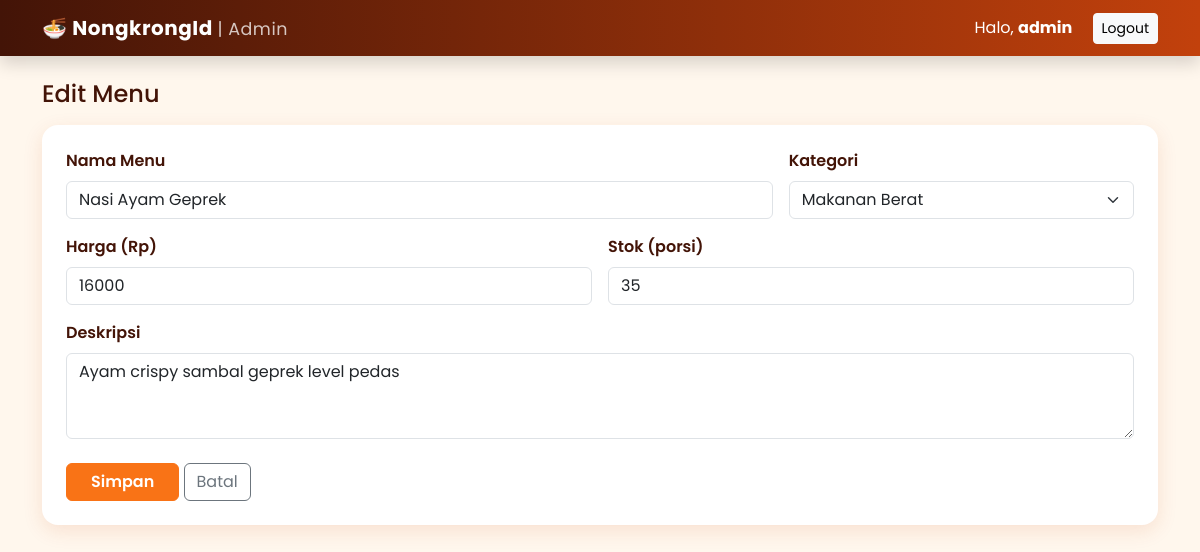
Screenshot of /edit.php?id=2 (signed in) with the database file from the repository.
### tables this page shows
CREATE TABLE IF NOT EXISTS products (
  id INT AUTO_INCREMENT PRIMARY KEY,
  name VARCHAR(150) NOT NULL,
  category VARCHAR(80) NOT NULL,
  price INT NOT NULL DEFAULT 0,
  stock INT NOT NULL DEFAULT 0,
  description TEXT,
  created_at TIMESTAMP DEFAULT CURRENT_TIMESTAMP
);

### config.php (called while the page is built, shortened)
<?php
function e($s) { return htmlspecialchars((string)$s, ENT_QUOTES, 'UTF-8'); }

### _form.php (the view)
<form method="post" class="card card-soft card-body p-4">
  <div class="row g-3">
    <div class="col-md-8"><label class="form-label fw-semibold">Nama Menu</label>
      <input name="name" class="form-control" required value="<?= e($p['name']) ?>" placeholder="contoh: Nasi Goreng Spesial"></div>
    <div class="col-md-4"><label class="form-label fw-semibold">Kategori</label>
      <select name="category" class="form-select" required>
        <?php foreach (['Makanan Berat','Mie & Bakso','Gorengan','Camilan','Minuman'] as $c): ?>
          <option <?= $p['category'] === $c ? 'selected' : '' ?>><?= e($c) ?></option>
        <?php endforeach; ?>
      </select></div>
    <div class="col-md-6"><label class="form-label fw-semibold">Harga (Rp)</label>
      <input type="number" min="0" name="price" class="form-control" required value="<?= e($p['price']) ?>"></div>
    <div class="col-md-6"><label class="form-label fw-semibold">Stok (porsi)</label>
      <input type="number" min="0" name="stock" class="form-control" required value="<?= e($p['stock']) ?>"></div>
    <div class="col-12"><label class="form-label fw-semibold">Deskripsi</label>
      <textarea name="description" rows="3" class="form-control"><?= e($p['description']) ?></textarea></div>
  </div>
  <div class="mt-4"><button class="btn btn-brand px-4">Simpan</button>
    <a href="index.php" class="btn btn-outline-secondary">Batal</a></div>
</form>

### style.css (style rules this page uses)
:root { --brand:#f97316;--brand-dark:#c2410c;--cream:#fff7ed;--choco:#431407; }
body { font-family:'Poppins',sans-serif;background:var(--cream);color:var(--choco); }
.btn-brand { background:var(--brand);border-color:var(--brand);color:#fff;font-weight:600; }
.card-soft { border:0;border-radius:16px;box-shadow:0 6px 20px rgba(194,65,12,.12); }

### rows the page displays
products: name "Nasi Ayam Geprek", price "16000", stock "35", description "Ayam crispy sambal geprek level pedas"

### other values shown
$_SESSION['admin'] "admin"
form field category "Makanan Berat"
